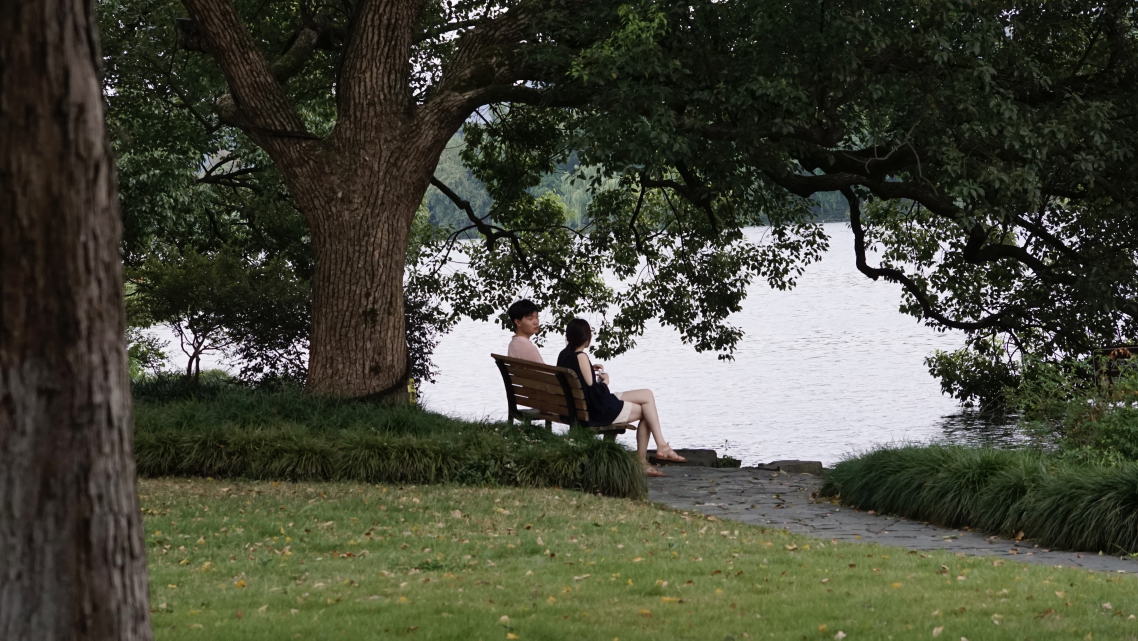
#> input picture dataset_add/_DSC9672.jpg, 4552 x 2561 px, found by its file name (shown at 1/4 size); its folder holds 3 pictures in this run
$ jupyter execute --allow-errors tunnel-book-simple-kmeans.ipynb   (shell and % lines are left out)
#> lines starting #> are read from the running program, lines starting #| are printed output that depends on the picture
[cell 1]
%cd '/content/drive/MyDrive/programming projects/Depth-Anything'

[cell 2]
import os

import cv2
import torch
import requests
import numpy as np
import matplotlib.pyplot as plt

from PIL import Image
from io import BytesIO
from torchvision.transforms import Compose

from depth_anything.dpt import DepthAnything
from depth_anything.util.transform import Resize, NormalizeImage, PrepareForNet

from sklearn.cluster import DBSCAN
from sklearn.cluster import KMeans
from yellowbrick.cluster import KElbowVisualizer

def get_image_from_url(url):
    response = requests.get(url)
    img = Image.open(BytesIO(response.content)).convert("RGB")
    return np.array(img)

def get_image_from_files(dir):
  images_list = list()
  for root, dirs, files in os.walk(dir):
    for file in files:
      images_list.append(dir+file)
  print(f'There are {len(images_list)} images in our dataset')
  return images_list

dir = "/content/drive/MyDrive/programming projects/Depth-Anything/dataset_add/"
images_list = get_image_from_files(dir)

# Obtain depth

[cell 3]
# img_url = "https://koitu.com/gallery/photos/PXL_20240118_062519789.jpg"
# img_url = "https://www.prints-online.com/p/164/exposition-universelle-internationale-paris-23439848.jpg"
# img = get_image_from_url(img_url)

raw_image = cv2.imread(images_list[1])
#> raw_image is the input picture: shape (2561, 4552, 3); mean B, G, R 59.7, 73.8, 72.2
raw_image = cv2.cvtColor(raw_image, cv2.COLOR_BGR2RGB) / 255.0
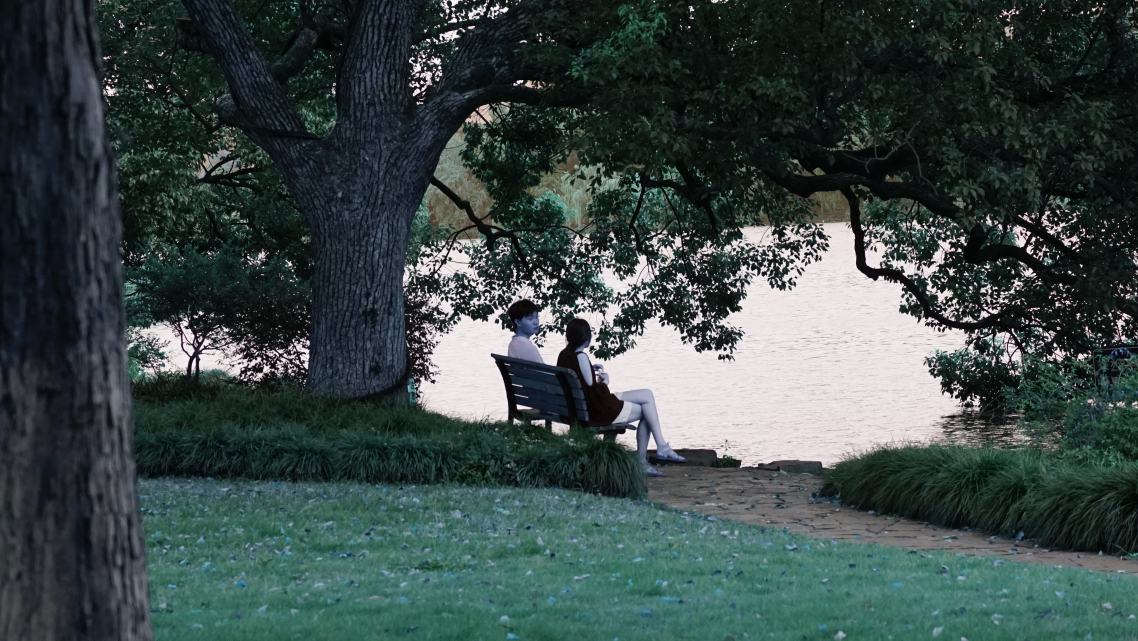
#> raw_image: shape (2561, 4552, 3) float64 (shown at 1/4 size); mean B, G, R 0.283, 0.289, 0.234
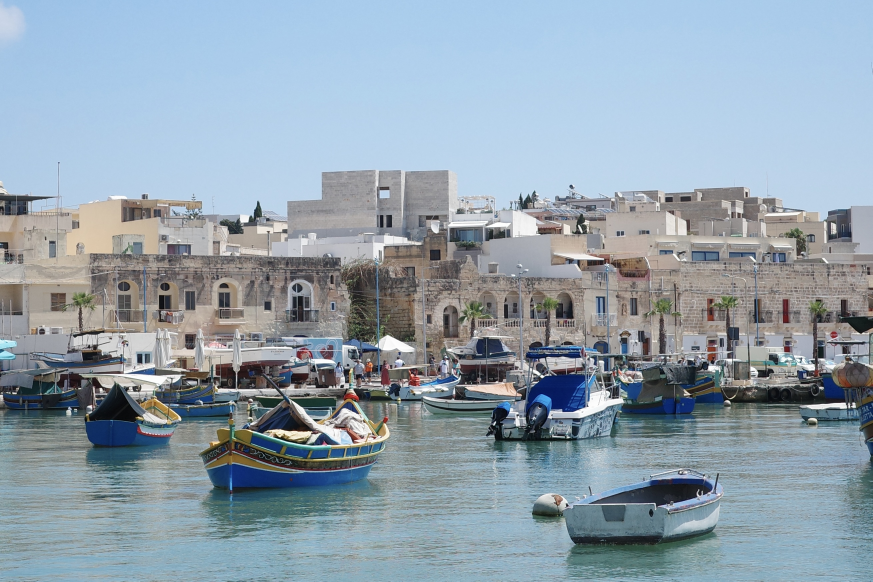
#> input picture dataset_add/R0002315.jpg, 2618 x 1745 px, found by its file name (shown at 1/3 size)
#> further down, image is the input picture: shape (1745, 2618, 3); mean B, G, R 172.6, 160.7, 145.3
#> `image = cv2.cvtColor(image, cv2.COLOR_BGR2RGB) / 255.0`:
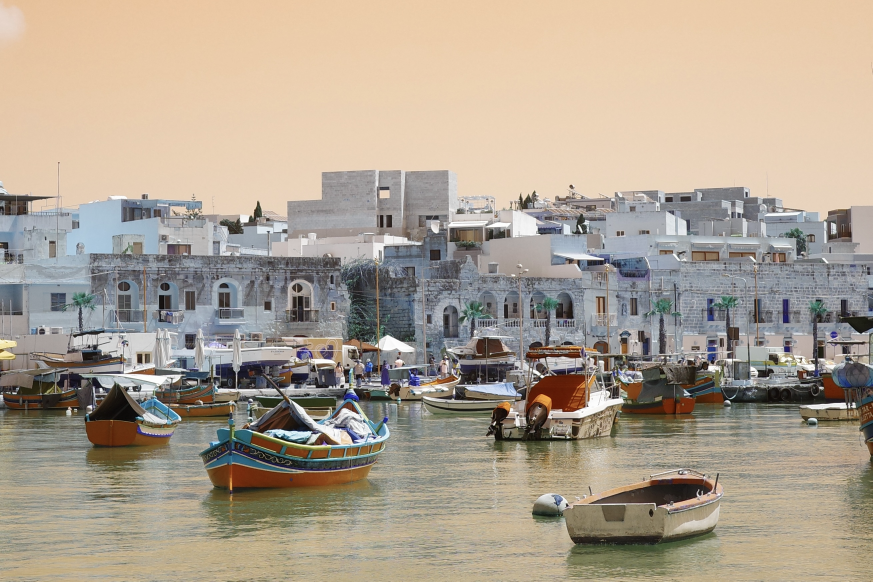
#> image: shape (1745, 2618, 3) float64 (shown at 1/3 size); mean B, G, R 0.57, 0.63, 0.677

[cell 4]
encoder = 'vitl' # can also be 'vits', 'vitb' or 'vitl'

#> (the rest of this cell did not finish here and is left out)

#> (a cell that did not finish here is left out)

#> (a cell that did not finish here is left out)
